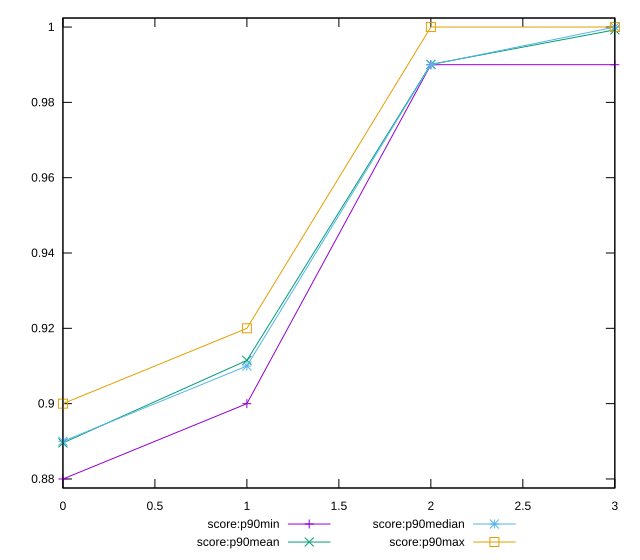

Here is the gnuplot script that generated this plot:
reset

$scoreP90Min <<EOF
0 0.88
1 0.9
2 0.99
3 0.99
EOF

$scoreP90Mean <<EOF
0 0.8895744680851069
1 0.9114893617021268
2 0.9901063829787222
3 0.9992553191489363
EOF

$scoreP90Median <<EOF
0 0.89
1 0.91
2 0.99
3 1
EOF

$scoreP90Max <<EOF
0 0.9
1 0.92
2 1
3 1
EOF

set key outside below
set xrange [0:3]
set yrange [0.8776:1.0024]
set trange [0.8776:1.0024]
set terminal svg size 640, 560 enhanced background rgb 'white'
set output "reports/report_00033_2021-03-01T14-23-16.841Z/mainthread-work-breakdown/progression/score.svg"

plot $scoreP90Min title "score:p90min" with linespoints, \
     $scoreP90Mean title "score:p90mean" with linespoints, \
     $scoreP90Median title "score:p90median" with linespoints, \
     $scoreP90Max title "score:p90max" with linespoints

reset
